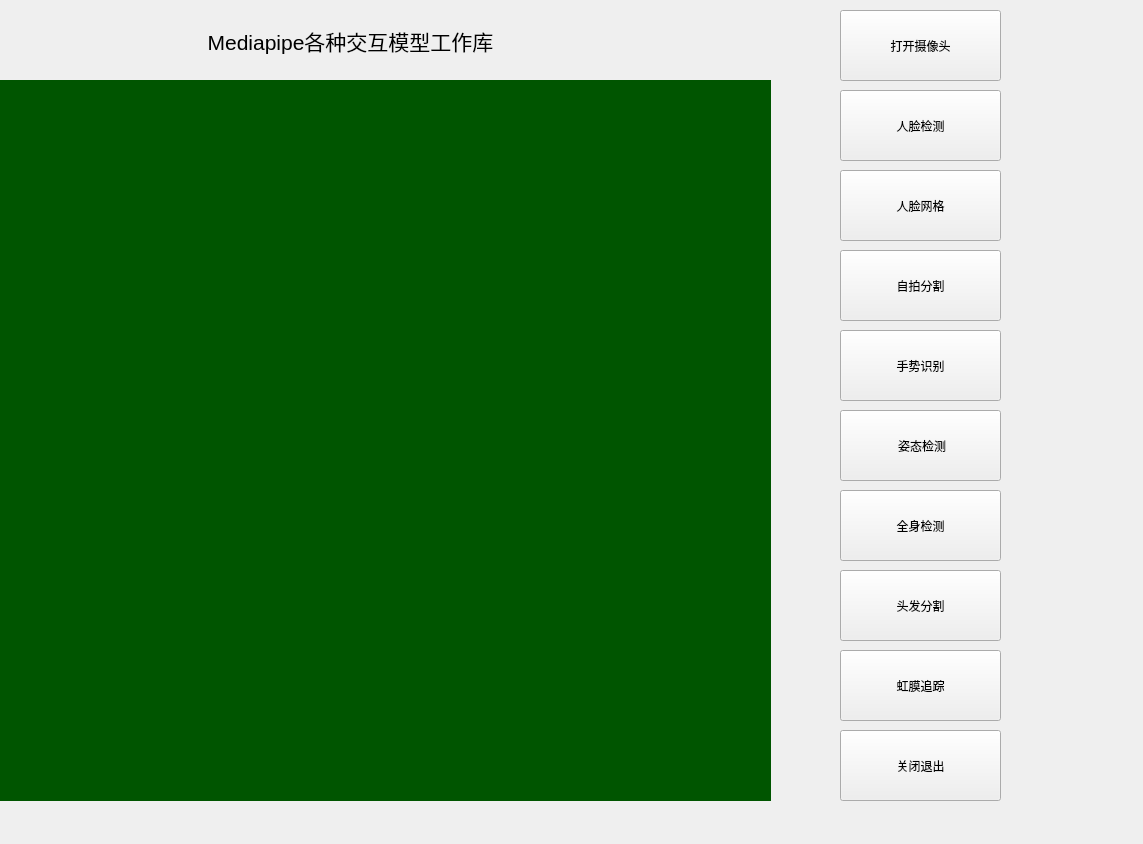
<?xml version="1.0" encoding="UTF-8"?>
<ui version="4.0">
 <class>Form</class>
 <widget class="QWidget" name="Form">
  <property name="geometry">
   <rect>
    <x>0</x>
    <y>0</y>
    <width>1143</width>
    <height>844</height>
   </rect>
  </property>
  <property name="windowTitle">
   <string>Form</string>
  </property>
  <widget class="QLabel" name="titleLabel">
   <property name="geometry">
    <rect>
     <x>20</x>
     <y>10</y>
     <width>661</width>
     <height>61</height>
    </rect>
   </property>
   <property name="font">
    <font>
     <pointsize>16</pointsize>
    </font>
   </property>
   <property name="text">
    <string>Mediapipe各种交互模型工作库</string>
   </property>
   <property name="alignment">
    <set>Qt::AlignmentFlag::AlignCenter</set>
   </property>
  </widget>
  <widget class="QLabel" name="capLabel">
   <property name="geometry">
    <rect>
     <x>0</x>
     <y>80</y>
     <width>771</width>
     <height>721</height>
    </rect>
   </property>
   <property name="styleSheet">
    <string notr="true">background-color: rgb(0, 85, 0);</string>
   </property>
   <property name="text">
    <string/>
   </property>
  </widget>
  <widget class="QPushButton" name="openButton">
   <property name="geometry">
    <rect>
     <x>840</x>
     <y>10</y>
     <width>161</width>
     <height>71</height>
    </rect>
   </property>
   <property name="text">
    <string>打开摄像头</string>
   </property>
  </widget>
  <widget class="QPushButton" name="faceButton">
   <property name="geometry">
    <rect>
     <x>840</x>
     <y>90</y>
     <width>161</width>
     <height>71</height>
    </rect>
   </property>
   <property name="text">
    <string>人脸检测</string>
   </property>
  </widget>
  <widget class="QPushButton" name="facewangButton">
   <property name="geometry">
    <rect>
     <x>840</x>
     <y>170</y>
     <width>161</width>
     <height>71</height>
    </rect>
   </property>
   <property name="text">
    <string>人脸网格</string>
   </property>
  </widget>
  <widget class="QPushButton" name="poseButton">
   <property name="geometry">
    <rect>
     <x>840</x>
     <y>410</y>
     <width>161</width>
     <height>71</height>
    </rect>
   </property>
   <property name="text">
    <string> 姿态检测</string>
   </property>
  </widget>
  <widget class="QPushButton" name="gestureButton">
   <property name="geometry">
    <rect>
     <x>840</x>
     <y>330</y>
     <width>161</width>
     <height>71</height>
    </rect>
   </property>
   <property name="text">
    <string>手势识别</string>
   </property>
  </widget>
  <widget class="QPushButton" name="photoButton">
   <property name="geometry">
    <rect>
     <x>840</x>
     <y>250</y>
     <width>161</width>
     <height>71</height>
    </rect>
   </property>
   <property name="text">
    <string>自拍分割</string>
   </property>
  </widget>
  <widget class="QPushButton" name="bodyButton">
   <property name="geometry">
    <rect>
     <x>840</x>
     <y>490</y>
     <width>161</width>
     <height>71</height>
    </rect>
   </property>
   <property name="text">
    <string>全身检测</string>
   </property>
  </widget>
  <widget class="QPushButton" name="hairButton">
   <property name="geometry">
    <rect>
     <x>840</x>
     <y>570</y>
     <width>161</width>
     <height>71</height>
    </rect>
   </property>
   <property name="text">
    <string>头发分割</string>
   </property>
  </widget>
  <widget class="QPushButton" name="eyeButton">
   <property name="geometry">
    <rect>
     <x>840</x>
     <y>650</y>
     <width>161</width>
     <height>71</height>
    </rect>
   </property>
   <property name="text">
    <string>虹膜追踪</string>
   </property>
  </widget>
  <widget class="QPushButton" name="stopButton">
   <property name="geometry">
    <rect>
     <x>840</x>
     <y>730</y>
     <width>161</width>
     <height>71</height>
    </rect>
   </property>
   <property name="text">
    <string>关闭退出</string>
   </property>
  </widget>
 </widget>
 <resources/>
 <connections/>
</ui>
